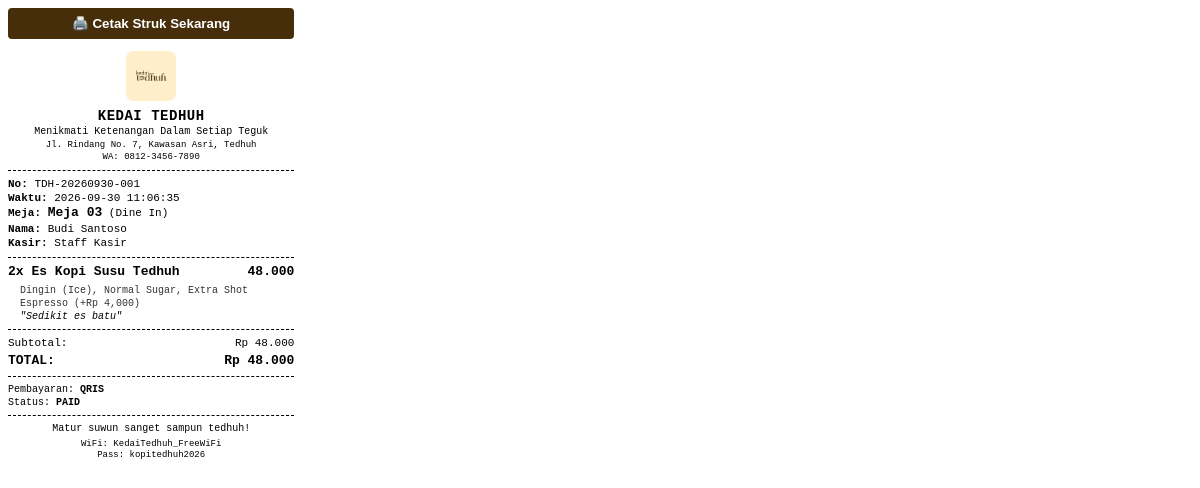
Screenshot of /kasir/struk/1 with the database file from the repository.
### tables this page shows
CREATE TABLE settings (
            key TEXT PRIMARY KEY,
            value TEXT
        );

CREATE TABLE orders (
            id INTEGER PRIMARY KEY AUTOINCREMENT,
            order_number TEXT UNIQUE NOT NULL,
            table_number TEXT NOT NULL,
            customer_name TEXT NOT NULL,
            customer_phone TEXT DEFAULT '',
            order_type TEXT DEFAULT 'Dine In',
            notes TEXT DEFAULT '',
            subtotal INTEGER NOT NULL,
            discount INTEGER DEFAULT 0,
            tax INTEGER DEFAULT 0,
            total_amount INTEGER NOT NULL,
            payment_method TEXT DEFAULT 'QRIS',
            payment_status TEXT DEFAULT 'UNPAID',
            order_status TEXT DEFAULT 'PENDING',
            created_at TIMESTAMP DEFAULT CURRENT_TIMESTAMP,
            updated_at TIMESTAMP DEFAULT CURRENT_TIMESTAMP
        , cashier_name TEXT DEFAULT 'Staff Kasir');

CREATE TABLE order_items (
            id INTEGER PRIMARY KEY AUTOINCREMENT,
            order_id INTEGER NOT NULL,
            menu_item_id INTEGER,
            name TEXT NOT NULL,
            price INTEGER NOT NULL,
            quantity INTEGER NOT NULL,
            subtotal INTEGER NOT NULL,
            temperature TEXT DEFAULT '',
            sugar_level TEXT DEFAULT '',
            selected_addons TEXT DEFAULT '',
            notes TEXT DEFAULT '',
            FOREIGN KEY (order_id) REFERENCES orders (id) ON DELETE CASCADE
        );

### app.py (the view)
@app.route('/kasir/struk/<int:order_id>')
def print_receipt_page(order_id):
    conn = get_db_connection()
    cursor = conn.cursor()
    cursor.execute("SELECT * FROM orders WHERE id = ?", (order_id,))
    order = cursor.fetchone()
    if not order:
        conn.close()
        return "Pesanan tidak ditemukan", 404
    cursor.execute("SELECT * FROM order_items WHERE order_id = ?", (order_id,))
    items = cursor.fetchall()
    cursor.execute("SELECT key, value FROM settings")
    settings = dict(cursor.fetchall())
    conn.close()
    return render_template('receipt.html', order=dict(order), items=[dict(i) for i in items], settings=settings)

### database.py (called while the page is built)
def get_db_connection():
    conn = sqlite3.connect(DB_PATH)
    conn.row_factory = sqlite3.Row
    return conn

### templates/receipt.html (shortened to what this page needs)
<!DOCTYPE html>
<html lang="id">
<head>
</head>
<body>
  <div class="no-print">
    <button onclick="window.print()" class="btn-print">🖨️ Cetak Struk Sekarang</button>
  </div>
  <div class="text-center">
    {% if settings.get('receipt_show_logo', '1') != '0' %}
    <img src="/static/img/logo.png" alt="Logo" style="width: 50px; height: 50px; object-fit: cover; border-radius: 8px; margin: 0 auto 6px auto; display: block;">
    {% endif %}
    <div class="font-bold" style="font-size: 14px; letter-spacing: 0.5px;">{{ settings.get('cafe_name', 'KEDAI TEDHUH')|upper }}</div>
    <div style="font-size: 10px;">{{ settings.get('tagline', 'Ketenangan Dalam Setiap Teguk') }}</div>
    <div style="font-size: 9px; margin-top: 2px;">{{ settings.get('address', 'Jl. Rindang No. 7, Kawasan Asri') }}</div>
    <div style="font-size: 9px;">WA: {{ settings.get('phone', '0812-3456-7890') }}</div>
  </div>
  <div class="divider"></div>
  <div style="font-size: 11px;">
    <div><strong>No:</strong> {{ order.order_number }}</div>
    <div><strong>Waktu:</strong> {{ order.created_at }}</div>
    <div><strong>Meja:</strong> <span style="font-size: 13px; font-weight: bold;">{{ order.table_number }}</span> ({{ order.order_type }})</div>
    <div><strong>Nama:</strong> {{ order.customer_name }}</div>
    <div><strong>Kasir:</strong> {{ order.get('cashier_name', 'Staff Kasir') }}</div>
  </div>
  <div class="divider"></div>
  <div>
    {% for item in items %}
      <div class="item-row font-bold">
        <span>{{ item.quantity }}x {{ item.name }}</span>
        <span>{{ "{:,}".format(item.subtotal).replace(',', '.') }}</span>
      </div>
      {% if item.temperature != '-' or item.sugar_level != '-' or item.selected_addons %}
        <div class="item-detail">
          {{ [item.temperature, item.sugar_level, item.selected_addons]|select|reject('equalto', '-')|join(', ') }}
        </div>
      {% endif %}
      {% if item.notes %}
        <div class="notes">"{{ item.notes }}"</div>
      {% endif %}
    {% endfor %}
  </div>
  <div class="divider"></div>
  <div style="font-size: 11px;">
    <div class="item-row">
      <span>Subtotal:</span>
      <span>Rp {{ "{:,}".format(order.subtotal).replace(',', '.') }}</span>
    </div>
    <div class="item-row font-bold" style="font-size: 13px; margin-top: 2px;">
      <span>TOTAL:</span>
      <span>Rp {{ "{:,}".format(order.total_amount).replace(',', '.') }}</span>
    </div>
  </div>
  <div class="divider"></div>
  <div style="font-size: 10px;">
    <div>Pembayaran: <strong>{{ order.payment_method }}</strong></div>
    <div>Status: <strong>{{ order.payment_status }}</strong></div>
  </div>
  <div class="divider"></div>
  <div class="text-center" style="font-size: 10px; margin-top: 6px;">
    <div>{{ settings.get('receipt_footer_msg', 'Terima kasih telah singgah & tedhuh bersama kami.') }}</div>
    {% if settings.get('wifi_ssid') %}
    <div style="margin-top: 4px; font-size: 9px;">WiFi: {{ settings.get('wifi_ssid') }}</div>
    <div style="font-size: 9px;">Pass: {{ settings.get('wifi_password') }}</div>
    {% endif %}
  </div>
  {% if settings.get('printer_auto_cut', '1') == '1' %}
  <div style="height: 25px;"></div>
  {% endif %}
</body>
</html>

### rows the page displays
settings: get "KEDAI TEDHUH"
settings: get "Menikmati Ketenangan Dalam Setiap Teguk"
settings: get "Jl. Rindang No. 7, Kawasan Asri, Tedhuh"
settings: get "0812-3456-7890"
orders: order_number "TDH-20260930-001", created_at "2026-09-30 11:06:35", table_number "Meja 03", order_type "Dine In", customer_name "Budi Santoso", get "Staff Kasir", subtotal "48.000", total_amount "48.000", payment_method "QRIS", payment_status "PAID"
order_items: quantity "2", name "Es Kopi Susu Tedhuh", subtotal "48.000", temperature+sugar_level+selected_addons "Dingin (Ice), Normal Sugar, Extra Shot Espresso (+Rp 4,000)", notes "Sedikit es batu"
settings: get "Matur suwun sanget sampun tedhuh!"
settings: get "KedaiTedhuh_FreeWiFi"
settings: get "kopitedhuh2026"
